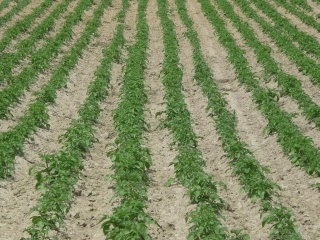
#> input picture CropRowDetection/Images/crop_row_047.JPG, 320 x 240 px, found by its file name
$ jupyter execute --allow-errors allscorecombined.ipynb   (older library calls are emulated)
#> lines starting #> are read from the running program, lines starting #| are printed output that depends on the picture; after the words box and inside, x2 and y2 are one past the last pixel; in counts of white or black regions, pixels touching at a corner belong together
### FinalAlgorithm/SettingUp.py
import numpy as np
import cv2
import os

VID = 0
IMG = 1


def obtain_images(name_images, image_folder, mode, output_width = 320):
    """
    input : name and foler of the images location
    returns : list containing all the images in the folder in RGB format
    """
    images = []
    if mode == VID :
        for name in name_images:
            image = cv2.imread(os.path.join(image_folder, name))
            if image is not None :
                image = cv2.cvtColor(image, cv2.COLOR_BGR2RGB)
                image = image_resize(image, output_width = 500)
                images.append(image)

    if mode == IMG :
        image = cv2.imread(os.path.join(image_folder, name_images))
        if image is not None :
            image = cv2.cvtColor(image, cv2.COLOR_BGR2RGB)
            image = image_resize(image, output_width=output_width)
            images.append(image)

    if (len(images) != 0) :
        return images

    return None


def image_resize(image, output_width = 500):
    """
    input : image
    output : resized image
    """
    wpercent = (output_width/float(image.shape[1]))
    hsize = int((float(image.shape[0])*float(wpercent)))
    image = cv2.resize(image, (output_width,hsize), interpolation = cv2.INTER_AREA)

    return image


# [14 lines left out: function obtain_name_images, not called in this run]


### FinalAlgorithm/Preprocessing.py
import numpy as np
import cv2
from scipy.signal import medfilt
from PIL import Image
from colormap import rgb2hex, hex2rgb
from skimage.color import rgb2lab
import extcolors
import matplotlib.pyplot as plt
import pandas as pd


VID = 0
IMG = 1


def init(image, mode):

    av_info = 0
    height_sky = sky_process(image)
    col_veg = extract_veg_colour(image) #maybe to do it image with no sky?
    if (mode==VID):
        av_info = get_average_data(image, col_veg) #put this in init

    return height_sky, col_veg, av_info


def get_sky_region_gradient(image):
    """
    input : rgb image
    output : image with ground px put to 0
    """

    w = image.shape[1]
    img_gray = cv2.cvtColor(image, cv2.COLOR_BGR2GRAY)
    img_gray = cv2.blur(img_gray, (9, 3))
    img_gray = cv2.medianBlur(img_gray, 5)
    lap = cv2.Laplacian(img_gray, cv2.CV_8U)

    gradient_mask = (lap < 5).astype(np.uint8) # keep region with small laplacian

    kernel = cv2.getStructuringElement(cv2.MORPH_RECT, (9, 3))
    mask = cv2.morphologyEx(gradient_mask, cv2.MORPH_ERODE, kernel) #erosion, minimum of neighbouring px

    for i in range(w): #for each column
        raw = mask[:, i]
        after_median = medfilt(raw, 19)
        try:
            first_zero_index = np.where(after_median == 0)[0][0]
            first_one_index = np.where(after_median == 1)[0][0]
            if first_zero_index > 20: # if the sky is bigger then 20 px starting from the top
                mask[first_one_index:first_zero_index, i] = 1 # put 1 between sky and land
                mask[first_zero_index:, i] = 0 # put 0 in land (appears black)
                mask[:first_one_index, i] = 0 # put 0 before the sky starts
        except:
            continue

    grad_sky = cv2.bitwise_and(image, image, mask = mask)

    return grad_sky


def cut_image_from_mask(grad_sky,img):
    """
    input : gradient of the image, image
    output : height of the sky
    """

    low = np.array([1,1,1])
    high = np.array([256,256,256])
    masked_sky = cv2.inRange(grad_sky, low, high)
    sky_height = 0

    h,w = masked_sky.shape
    i = h #start from the buttom of the image
    count = flag = j = 0

    while((i>0) & (flag==0)): # slowly go up, stopping if 50% of a row is considered sky
        i = i-1
        j = count = 0
        while(j<w):
            if (masked_sky[i,j] == 255) : # if px is sky
                count = count + 1
            j = j+1
            if (count > (w*0.5)):
                sky_height = i;
                flag = 1

    return sky_height


def sky_process(image) :
    """
    input : image rgb with sky on
    output : height of the sky
    """

    grad_sky = get_sky_region_gradient(image)
    height_sky = cut_image_from_mask(grad_sky, image)

    if (height_sky>(image.shape[0])/2): #if too much sky
        height_sky = 0

    return height_sky


# [12 lines left out: function colors_to_array, not called in this run]


def extract_rgb_colours(image):
    """
    input : rgb image as np array
    output : list of main rgb colors
    """
    image_pil = Image.fromarray(image)
    colors_x = extcolors.extract_from_image(image_pil, tolerance = 6, limit=10) # 3, limit = 16) #16)
    rgb_colours = colors_to_array(colors_x)
    donuts(colors_x)# for debugging
    return rgb_colours


def rgb_to_hex(rgb):
    return '%02x%02x%02x' % rgb


# [35 lines left out: functions extract_greenest_colour, get_average_data, not called in this run]


def extract_veg_colour(image):
    """
    input : image, rgb space
    output : colour of the vegetation to be used in later masking
    """

    rgb_colours = extract_rgb_colours(image)
    colour = extract_greenest_colour(rgb_colours, image)

    return colour


# [77 lines left out: functions mask_vegetation, in_colour_range, get_vegetation_mask, donuts, not called in this run]

### FinalAlgorithm/allscorecombined.ipynb
[cell 1]
import cv2
import os

# Folder containing the images
folder = '/home/roxane/Desktop/VID_annotated_2'

# Get a list of all the images in the folder
#> (the rest of this cell did not finish here and is left out)

[cell 2]
import cv2
import numpy as np
import Evaluation
import Preprocessing
import RansacProcess
import HoughProcess
import ExtractfromRosPackage
import SettingUp
import matplotlib.pyplot as plt


VID = 0
IMG = 1
EVAL = True

def the_old_main(name_images, nb_crop):

    """
    hyperparameters :
        - nb_crops : by def = 4
        - mode : single img or video?
        - if VID : folder containing the images
        - if IMG : foler + name of the image
    """

    mode = IMG
    nb_row = nb_crop
    folder = '/home/roxane/Desktop/M3_2022/Caterra/dataset_straigt_lines'
    #folder = '/home/roxane/Desktop/M3_2022/USB/Realsense_18-08-2022_10-46-58'
    #folder = '/home/roxane/Desktop/M3_2022/Caterra/crop-detection/Images_Preprocess'

    #initialisation of param :
    hough_flag = 1
    list_rows = []
    list_rows_hough = []
    list_validity = []
    idx_since_hough = 0
    av_info = 0


    if (mode == VID):
        name_images = SettingUp.obtain_name_images(folder)

    images = SettingUp.obtain_images(name_images, folder, mode)
#> in obtain_images, image is the input picture: shape (240, 320, 3); mean B, G, R 98, 138.5, 127.2
#> images = 1 item
    height_sky, col_veg, av_info = Preprocessing.init(images[0], mode)
#> in get_sky_region_gradient, `img_gray = cv2.cvtColor(image, cv2.COLOR_BGR2GRAY)`:
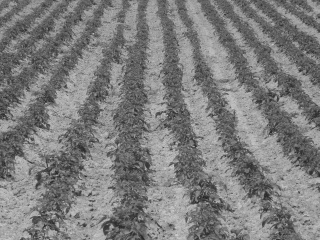
#> img_gray: shape (240, 320); min 34, max 204, mean 125.1
#> in get_sky_region_gradient, `img_gray = cv2.blur(img_gray, (9, 3))`:
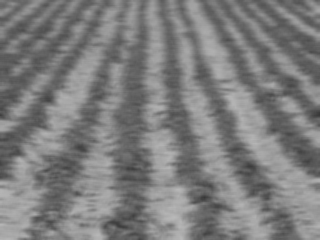
#> img_gray: shape (240, 320); min 55, max 185, mean 125.1
#> in get_sky_region_gradient, `lap = cv2.Laplacian(img_gray, cv2.CV_8U)`:
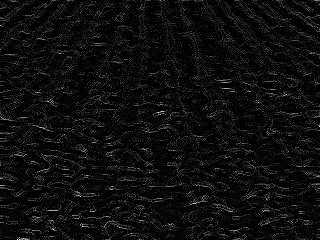
#> lap: shape (240, 320); min 0, max 31, mean 1.6; drawn with min black and max white
#> in get_sky_region_gradient, `gradient_mask = (lap < 5).astype(np.uint8)`:
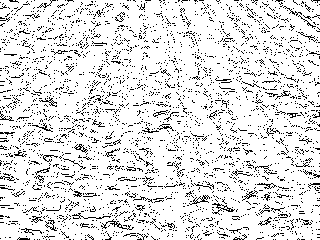
#> gradient_mask: shape (240, 320); values 0 (black) and 1 (white), 88.2% white; black in thin lines or dots
#> in get_sky_region_gradient, `mask = cv2.morphologyEx(gradient_mask, cv2.MORPH_ERODE, kernel)`:
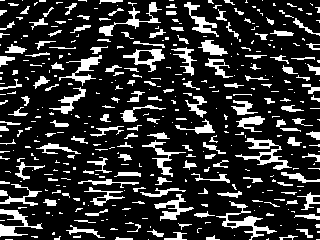
#> mask: shape (240, 320); values 0 (black) and 1 (white), 19.3% white; 406 white regions (250 under 20 px), largest, box (x1, y1, x2, y2) and area: (235, 138, 292, 170) 518, (216, 201, 277, 240) 515, (0, 209, 43, 237) 412
#> the loop in get_sky_region_gradient, `for i in range(w):` made 320 passes
#> first_one_index on passes 1 to 3: 56, 63, 63
#> in get_sky_region_gradient, `grad_sky = cv2.bitwise_and(image, image, mask = mask)`:
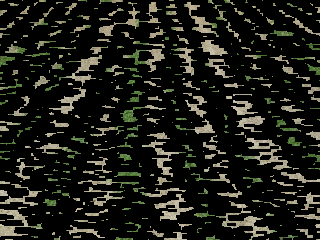
#> grad_sky: shape (240, 320, 3); mean R, G, B 29.5, 30.1, 23.4
#> in sky_process, `height_sky = cut_image_from_mask(grad_sky, image)`: height_sky = 0

    for idx, image in enumerate(images) :

        image = image[height_sky:,:,:]
        vegetation_mask = Preprocessing.get_vegetation_mask(image, height_sky, col_veg, mode, av_info)
        valid = 0

        while(valid==0):
            if(hough_flag==1):
                masks, vp, hough_image, pts1_hough, pts2_hough, nb_row = HoughProcess.find_approx(image, vegetation_mask, nb_row)
                hough_flag = 0
                idx_since_hough = 0
                rows_hough = [pts1_hough, pts2_hough]
                list_rows_hough.append(rows_hough)


            if(hough_flag==0):
                valid, masks, pts1, pts2, img_annotated = RansacProcess.find_rows(image, masks, vp, vegetation_mask)
                rows = [pts1, pts2]


                if ((idx_since_hough%5==0) and (idx_since_hough>0)):
                    valid = 0

                if (idx_since_hough==0 and valid == 1):
                    list_rows.append(rows)
                    list_validity.append(1)

                if (idx_since_hough == 0 and valid == 0):
                    list_rows.append(rows)
                    list_validity.append(0)
                    valid = 1 # we did our best, go to next frame anyway

                if (idx_since_hough>0 and valid == 1):
                    list_rows.append(rows)
                    list_validity.append(1)

                if (idx_since_hough>0 and valid == 0): #do the hough process
                    hough_flag = 1

        idx_since_hough = idx_since_hough + 1

        filename = '/home/roxane/Desktop/img_annotated_clean/img_' + str(idx).zfill(3) + '.jpg'
        cv2.imwrite(filename,  cv2.cvtColor(img_annotated, cv2.COLOR_RGB2BGR))
        if(mode==VID):
            if cv2.waitKey(1) == ord('q'):
                break

        if(EVAL == True):
            #if(mode == IMG):
            crop_only_ransac = Evaluation.SaveData(img_annotated, list_rows[0], 0) #put cond for hough and ransac
            crop_only_hough = Evaluation.SaveData(hough_image, list_rows_hough[0], 1)

            GTImage, ComparaisonImage, BlankImage, cv, dv, v0, array_GT = Evaluation.LoadGroundTruth(name_images, img_annotated, height_sky)
            score_RANSAC, precision_RANSAC = Evaluation.evaluate_results(cv, dv, v0, height_sky, array_GT, type= 0, nb_crop_row=nb_row)
            score_Hough, precision_Hough = Evaluation.evaluate_results(cv, dv, v0, height_sky, array_GT, type= 1, nb_crop_row=nb_row)
            plt.imshow(img_annotated)

        if(mode==IMG):
            filename = '/home/roxane/Desktop/Results/' + 'BlankImage' + name_images
            cv2.imwrite(filename, BlankImage)
            filename = '/home/roxane/Desktop/Results/' + 'GTImage' + name_images
            cv2.imwrite(filename, GTImage)
            filename = '/home/roxane/Desktop/Results/' + 'ComparaisonImage' + name_images
            cv2.imwrite(filename, cv2.cvtColor(ComparaisonImage, cv2.COLOR_RGB2BGR))
            filename = '/home/roxane/Desktop/Results/' + 'HoughCrops' + name_images
            cv2.imwrite(filename, cv2.cvtColor(hough_image, cv2.COLOR_RGB2BGR))
            filename = '/home/roxane/Desktop/Results/' + 'RANSAC crops' + name_images
            cv2.imwrite(filename, cv2.cvtColor(img_annotated, cv2.COLOR_RGB2BGR))
            filename = '/home/roxane/Desktop/Results/' + 'VEGETATION Image' + name_images
            cv2.imwrite(filename, vegetation_mask)

    return score_RANSAC, score_Hough, precision_RANSAC, precision_Hough, vegetation_mask, hough_image, ComparaisonImage, img_annotated

$ run again, with CropRowDetection/Images/crop_row_001.JPG copied over CropRowDetection/Images/crop_row_047.JPG
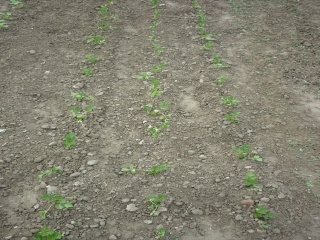
#> input picture CropRowDetection/Images/crop_row_001.JPG, 320 x 240 px, found by its file name
#> in obtain_images, image is the input picture: shape (240, 320, 3); mean B, G, R 113.1, 129.9, 131.3
#> images = 1 item
#> gradient_mask: shape (240, 320); values 0 (black) and 1 (white), 92.9% white; black in thin lines or dots
#> the loop in get_sky_region_gradient, `for i in range(w):` made 320 passes
#> (first_zero_index, first_one_index) on passes 1 to 3: (0, 15), (0, 41), (0, 44)
#> after the loop in get_sky_region_gradient, `for i in range(w):`:
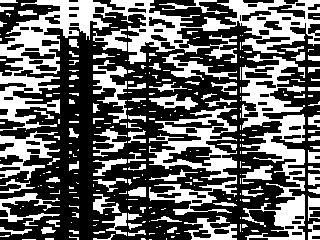
#> mask: shape (240, 320); values 0 (black) and 1 (white), 38.5% white; 255 white regions (164 under 20 px), largest, box (x1, y1, x2, y2) and area: (0, 0, 320, 131) 9842, (242, 54, 305, 240) 4946, (149, 106, 237, 215) 3380
#> in get_sky_region_gradient, `grad_sky = cv2.bitwise_and(image, image, mask = mask)`:
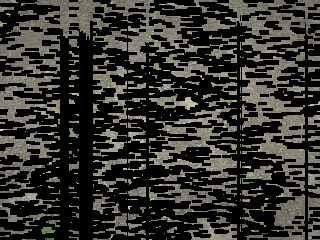
#> grad_sky: shape (240, 320, 3); mean R, G, B 51.8, 51, 44.8
#> in sky_process, `height_sky = cut_image_from_mask(grad_sky, image)`: height_sky = 199
#> in init, `height_sky = sky_process(image)`: height_sky = 0

$ run again, with CropRowDetection/Images/crop_row_002.JPG copied over CropRowDetection/Images/crop_row_047.JPG
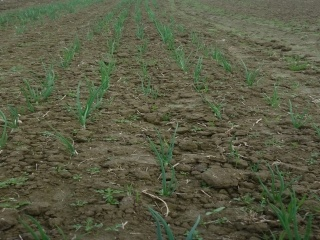
#> input picture CropRowDetection/Images/crop_row_002.JPG, 320 x 240 px, found by its file name
#> in obtain_images, image is the input picture: shape (240, 320, 3); mean B, G, R 68.5, 91.7, 89.3
#> images = 1 item
#> in get_sky_region_gradient, `gradient_mask = (lap < 5).astype(np.uint8)`:
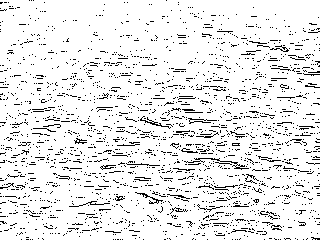
#> gradient_mask: shape (240, 320); values 0 (black) and 1 (white), 91.2% white; black in thin lines or dots
#> the loop in get_sky_region_gradient, `for i in range(w):` made 320 passes
#> (first_zero_index, first_one_index) on passes 1 to 3: (0, 9), (0, 9), (0, 9)
#> in get_sky_region_gradient, `grad_sky = cv2.bitwise_and(image, image, mask = mask)`:
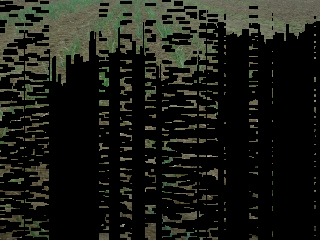
#> grad_sky: shape (240, 320, 3); mean R, G, B 26.4, 27.9, 21.4
#> masked_sky: shape (240, 320); 27.1% white; 281 white regions (181 under 20 px), largest, box (x1, y1, x2, y2) and area: (0, 0, 320, 86) 12986, (25, 162, 49, 186) 302, (25, 57, 49, 75) 283
#> in sky_process, `height_sky = cut_image_from_mask(grad_sky, image)`: height_sky = 49

$ run again, with CropRowDetection/Images/crop_row_008.JPG copied over CropRowDetection/Images/crop_row_047.JPG
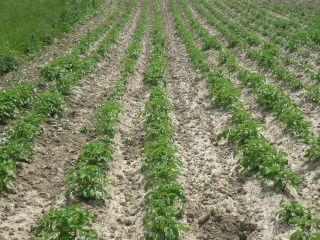
#> input picture CropRowDetection/Images/crop_row_008.JPG, 320 x 240 px, found by its file name
#> in obtain_images, image is the input picture: shape (240, 320, 3); mean B, G, R 95.8, 133.4, 123.6
#> images = 1 item
#> in get_sky_region_gradient, `gradient_mask = (lap < 5).astype(np.uint8)`:
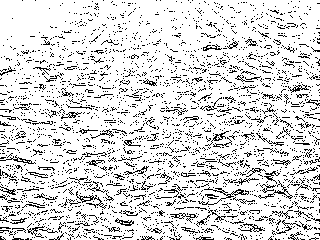
#> gradient_mask: shape (240, 320); values 0 (black) and 1 (white), 85.5% white; black in thin lines or dots
#> the loop in get_sky_region_gradient, `for i in range(w):` made 320 passes
#> (first_zero_index, first_one_index) on passes 1 to 3: (64, 0), (64, 0), (62, 0)
#> in get_sky_region_gradient, `grad_sky = cv2.bitwise_and(image, image, mask = mask)`:
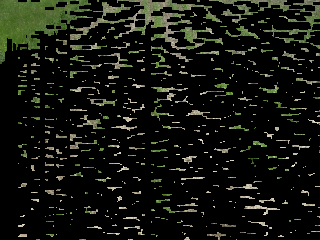
#> grad_sky: shape (240, 320, 3); mean R, G, B 20.1, 22.3, 15.3
#> masked_sky: shape (240, 320); 16.3% white; 463 white regions (362 under 20 px), largest, box (x1, y1, x2, y2) and area: (0, 0, 93, 64) 2847, (70, 0, 223, 50) 2245, (209, 0, 320, 43) 1126
#> in sky_process, `height_sky = cut_image_from_mask(grad_sky, image)`: height_sky = 31
